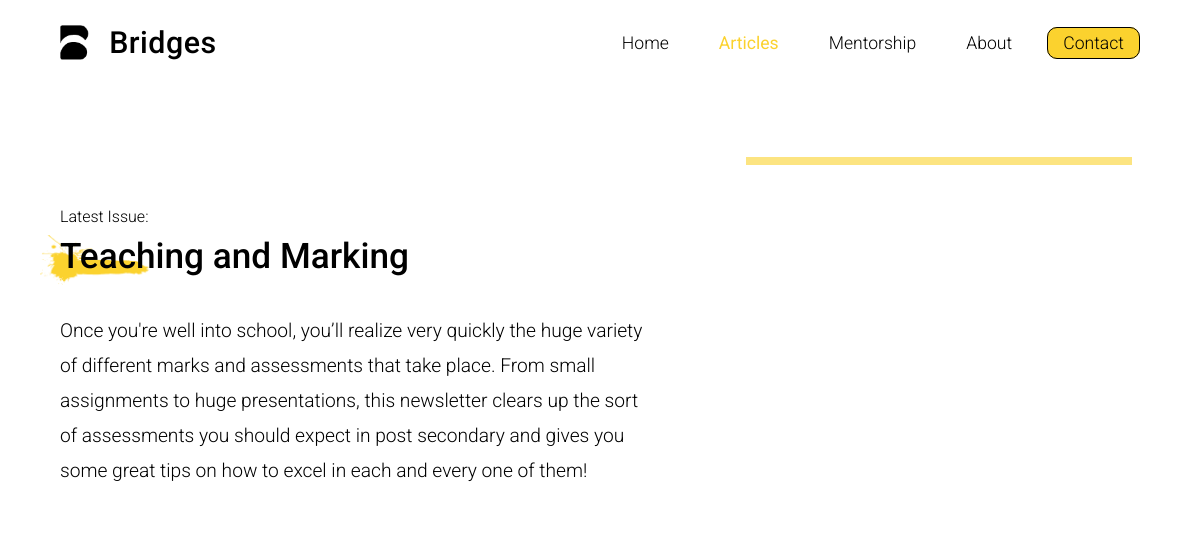
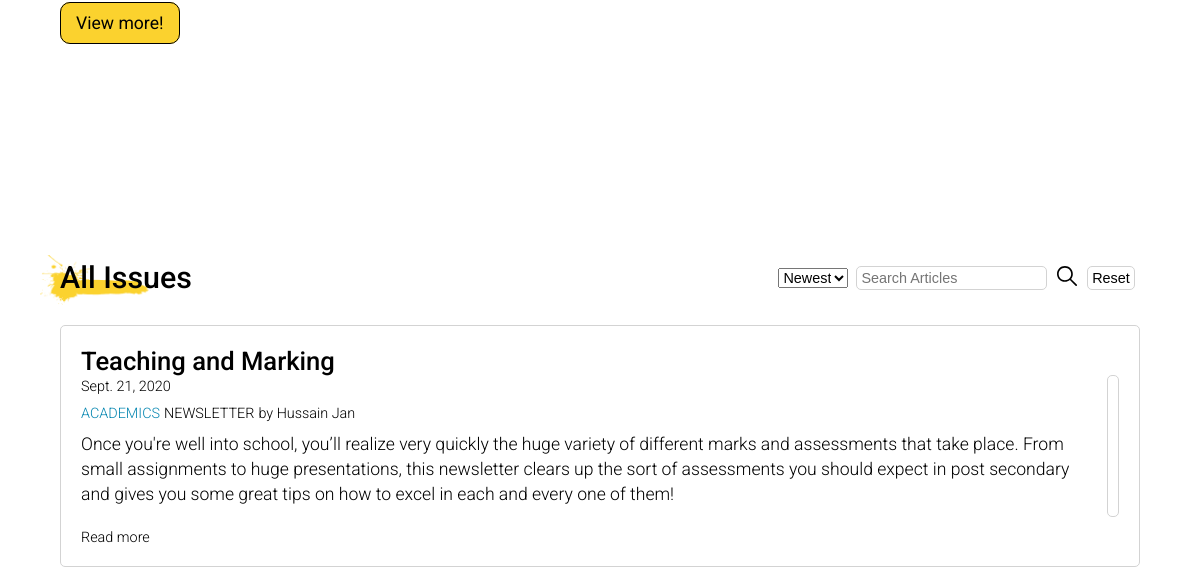
The app's page /articles/ (upper part), older data (2 pictures, top to bottom).
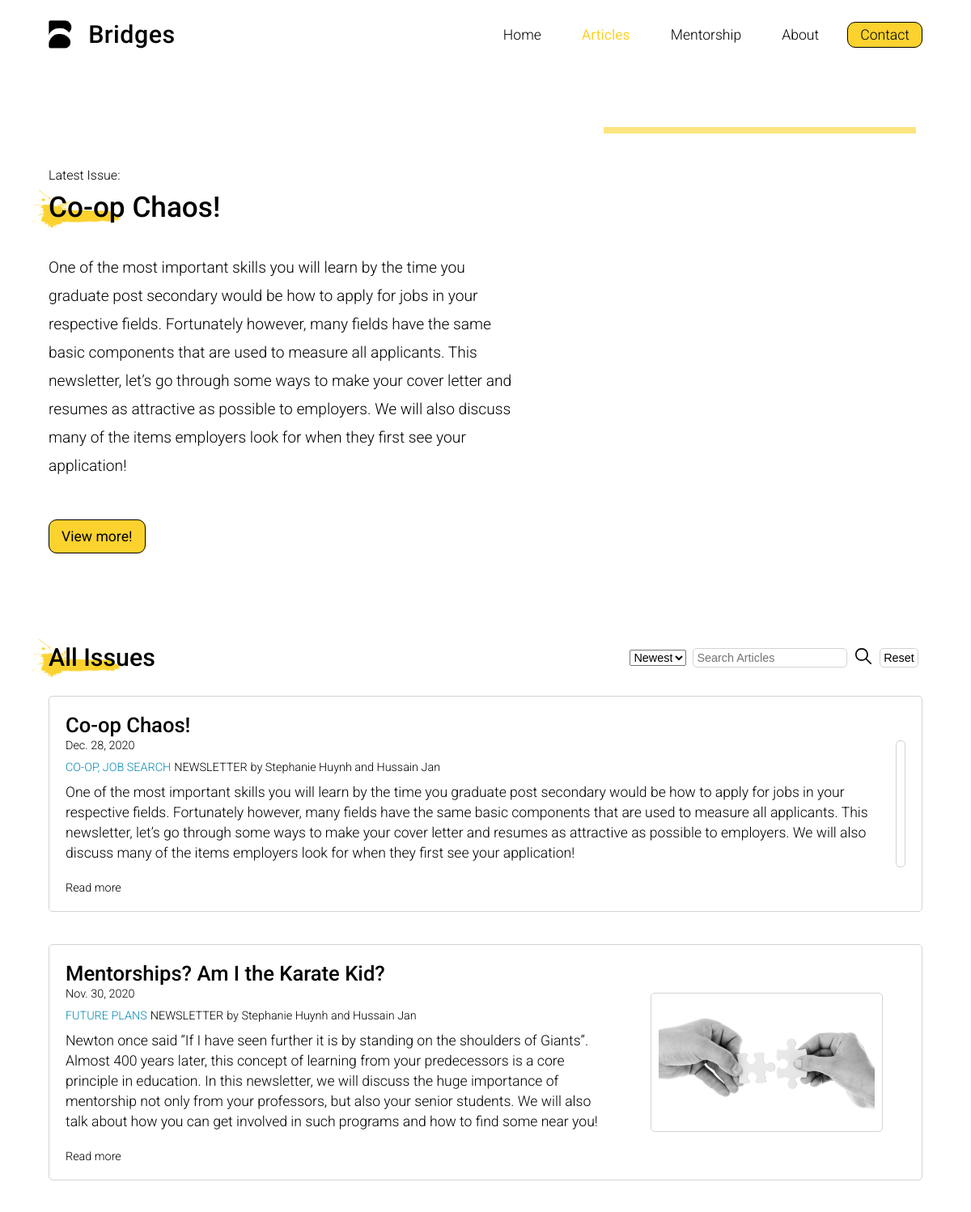
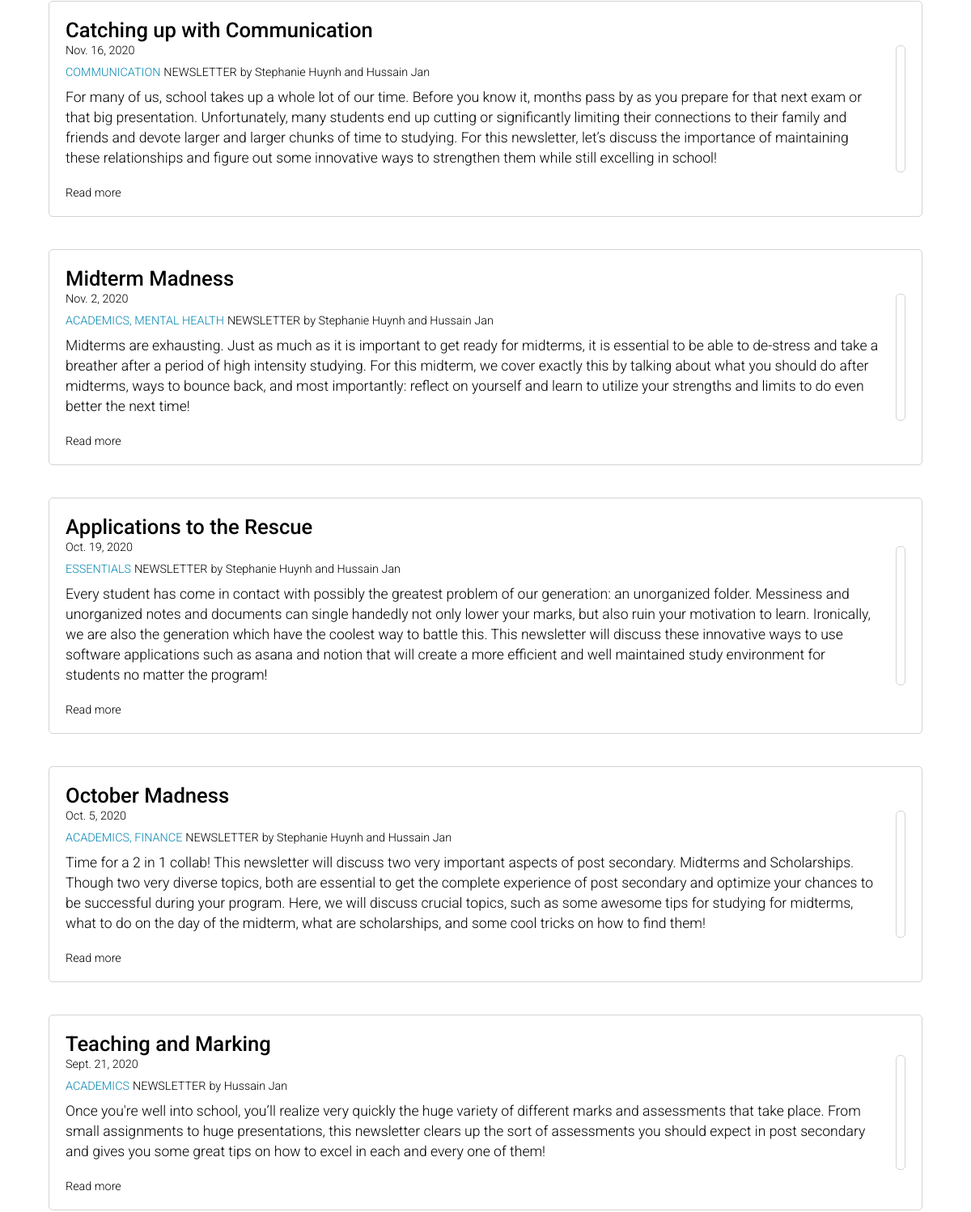
The same page, newer data (2 pictures, top to bottom).
### articles/models.py (models this page shows)
class Articles(models.Model):
    title = models.CharField(max_length=300, default='Title has not been set')
    date = models.DateField(default="Date has not been set")
    topics = models.CharField(
        max_length=100, default='Topics have not been set')
    tags = models.CharField(max_length=400, default='Tags have not been set')
    articleType = models.CharField(
        max_length=50, default='Article Type has not been set')
    summary = models.CharField(max_length=(
        60*20), default='Summary has not been set')
    authors = models.CharField(
        max_length=100, default='Authors have not been set')
    linkType = models.CharField(max_length=20, default='A')
    documentLink = models.CharField(
        max_length=200, default='Document link has not been set')
    image1Link = models.CharField(
        max_length=200, default="Image link 1 has not been set")
    image2Link = models.CharField(
        max_length=200, default="Image link 2 has not been set")

### articles/views.py (the view, shortened to what this page needs)
# urls.py: path('', views.articles_page, name='articles-page'),
def articles_page(request):
    issues = Articles.objects
    newestIssuesOrder = issues.order_by('-date')
    latestIssue = newestIssuesOrder.first()
    reqMethod = request.method
    if reqMethod == 'GET':
        orderType = request.GET.get('orderType', '')
        searchInput = request.GET.get('searchInput', '')
        submitValue = request.GET.get('search', '')
        resetValue = request.GET.get('reset', '')
        debugStr = "SubmitVal: " + submitValue + ". Reset Value: " + \
            resetValue + ". OrderType: " + orderType + \
            ". Search String:" + searchInput + "."
        if (resetValue == 'reset'):
            filteredIssues = issues.order_by('-date')
        else:
            issues = issues.order_by('-date')
            filteredIssues = issues
        return render(request, 'articles/index.html', {"issues": filteredIssues, "latestIssue": latestIssue,  "debugString": debugStr})

### articles/templates/articles/index.html (shortened to what this page needs)
{% extends 'articles/base.html' %} {% load static %}
  {% block allIssues %}
  {% for item in issues.all %}
  <div class="issue-card">
    <div class="issue-content">
      <div class="issue-head">
        <h4 class="issue-title">{{item.title}}</h4>
        <p class="issue-date">{{item.date}}</p>
      </div>
      <div class="issue-info">
        <p class="info-para">
          <span class="issue-topic">{{item.topics}}</span>
          <span class="issue-type">{{item.articleType}}</span>
          <span class="issue-authors">by {{item.authors}}</span>
        </p>
      </div>
      <div class="issue-summary-container">
        <p class="issue-summary">{{item.summary}}</p>
      </div>
      <div class="issue-links">
        <a
          class="issue-read-more"
          target="_blank"
          href="{% static 'documents/'%}{{item.documentLink}}"
          class="issue-read-more"
          >Read more</a
        >
      </div>
    </div>
    <div class="flex-container">
      <div class="issue-image-container">
        <img
          class="issue-image"
          src="{% static 'images/covers/'%}{{item.image2Link}}"
          alt=""
        />
      </div>
    </div>
  </div>
  {% endfor %}
  {% endblock %}
  {% block hero %}
  <div class="hero-content-container">
    <p class="hero-small-text">Latest Issue:</p>
    <div class="head-container">
      <h2 class="hero-text">{{latestIssue.title}}</h2>
      <img
        class="brush-stroke"
        src="{% static 'images/brush-effect.png'%}"
        alt=""
      />
    </div>
    <p class="hero-para">{{latestIssue.summary}}</p>
    <a
      href="{% static 'documents/'%}{{latestIssue.documentLink}}"
      class="main-button accent-button"
      target="_blank"
      >View more!</a
    >
  </div>
  {% endblock %}

Row changes from the older to the newer data that the page shows:
added Articles: title "Co-op Chaos!", summary "One of the most important skills you will learn by the time you graduate post secondary would be how to apply for jobs in your respective fields. Fortunately however, many fields have the same basic components that are used to measure all applicants. This newsletter, let’s go through some ways to make your cover letter and resumes as attractive as possible to employers. We will also discuss many of the items employers look for when they first see your application!", date "Dec. 28, 2020", topics "CO-OP, JOB SEARCH", articleType "NEWSLETTER", authors "Stephanie Huynh and Hussain Jan"
added Articles: title "Mentorships? Am I the Karate Kid?", date "Nov. 30, 2020", topics "FUTURE PLANS", articleType "NEWSLETTER", authors "Stephanie Huynh and Hussain Jan", summary "Newton once said “If I have seen further it is by standing on the shoulders of Giants”. Almost 400 years later, this concept of learning from your predecessors is a core principle in education. In this newsletter, we will discuss the huge importance of mentorship not only from your professors, but also your senior students. We will also talk about how you can get involved in such programs and how to find some near you!", image2Link (picture)
added Articles: title "Catching up with Communication", date "Nov. 16, 2020", topics "COMMUNICATION", articleType "NEWSLETTER", authors "Stephanie Huynh and Hussain Jan", summary "For many of us, school takes up a whole lot of our time. Before you know it, months pass by as you prepare for that next exam or that big presentation. Unfortunately, many students end up cutting or significantly limiting their connections to their family and friends and devote larger and larger chunks of time to studying. For this newsletter, let’s discuss the importance of maintaining these relationships and figure out some innovative ways to strengthen them while still excelling in school!"
added Articles: title "Midterm Madness", date "Nov. 2, 2020", topics "ACADEMICS, MENTAL HEALTH", articleType "NEWSLETTER", authors "Stephanie Huynh and Hussain Jan", summary "Midterms are exhausting. Just as much as it is important to get ready for midterms, it is essential to be able to de-stress and take a breather after a period of high intensity studying. For this midterm, we cover exactly this by talking about what you should do after midterms, ways to bounce back, and most importantly: reflect on yourself and learn to utilize your strengths and limits to do even better the next time!"
added Articles: title "Applications to the Rescue", date "Oct. 19, 2020", topics "ESSENTIALS", articleType "NEWSLETTER", authors "Stephanie Huynh and Hussain Jan", summary "Every student has come in contact with possibly the greatest problem of our generation: an unorganized folder. Messiness and unorganized notes and documents can single handedly not only lower your marks, but also ruin your motivation to learn. Ironically, we are also the generation which have the coolest way to battle this. This newsletter will discuss these innovative ways to use software applications such as asana and notion that will create a more efficient and well maintained study environment for students no matter the program!"
added Articles: title "October Madness", date "Oct. 5, 2020", topics "ACADEMICS, FINANCE", articleType "NEWSLETTER", authors "Stephanie Huynh and Hussain Jan", summary "Time for a 2 in 1 collab! This newsletter will discuss two very important aspects of post secondary. Midterms and Scholarships. Though two very diverse topics, both are essential to get the complete experience of post secondary and optimize your chances to be successful during your program. Here, we will discuss crucial topics, such as some awesome tips for studying for midterms, what to do on the day of the midterm, what are scholarships, and some cool tricks on how to find them!"
Text that changed along with them:
{{ latestIssue.title }}: "Teaching and Marking" → "Co-op Chaos!"
{{ latestIssue.summary }}: "Once you're well into school, you’ll realize very quickly the huge variety of different marks and assessments that take place. From small assignments to huge presentations, this newsletter clears up the sort of assessments you should expect in post secondary and gives you some great tips on how to excel in each and every one of them!" → "One of the most important skills you will learn by the time you graduate post secondary would be how to apply for jobs in your respective fields. Fortunately however, many fields have the same basic components that are used to measure all applicants. This newsletter, let’s go through some ways to make your cover letter and resumes as attractive as possible to employers. We will also discuss many of the items employers look for when they first see your application!"
